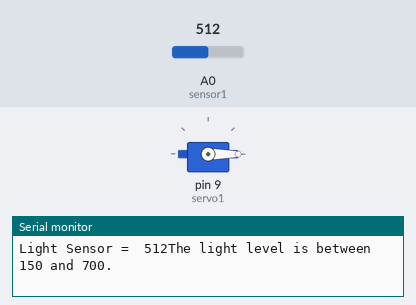
The sketch below on a simulated Arduino Uno, built with avr-gcc and run on an emulated ATmega328P. On the bench: servo, the last lines printed to the serial monitor. The test bench sets the inputs (shaded band); at power-on: A0 (sensor1) = 512.

Above: at 1.2 s.
1.3 s: A0 (sensor1) set to 160
4.3 s: A0 (sensor1) set to 136
At 5.6 s:
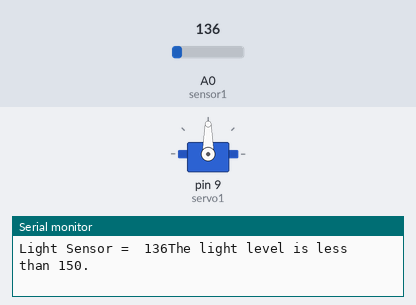
Timing chart, 0 to 7.3 s (numbered marks = the images above; inputs shaded):
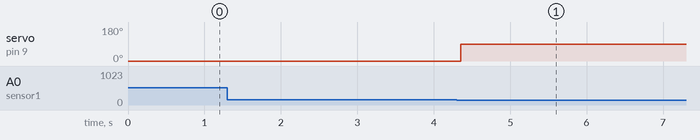

Measured:
- the behaviour switches between 150 and 149 on A0 (sensor1) (found by bisection; images 0 and 1)
- after the input at 4.3 s, servo on pin 9 (servo1): 0° → 90° after 0.05 s

The sketch:

servo_motor_thing.ino
```cpp
//By Matthew Wong
//7/17/2018
//Module #8

#include <Servo.h>

Servo servo1;
const int sensor1 = A0;

void setup() {
  // put your setup code here, to run once:
   servo1.attach(9);
   Serial.begin(9600);
   Serial.println("#####     Light Sensor ########");
   pinMode(sensor1, INPUT);

}

void loop() {
  // put your main code here, to run repeatedly:
  int sensorState;
  int sensorValue = analogRead(sensor1);
  Serial.print("Light Sensor =  ");
  Serial.print(sensorValue);
  //delay(200);

sensorState = analogRead(sensor1);

if (sensorState < 150){
  servo1.write(90);
  Serial.println("The light level is less than 150.");
}

else if (sensorState > 150 && sensorState < 700){
 servo1.write(-180) ;
 Serial.println("The light level is between 150 and 700.");
}

else{
  Serial.println("The light level is either too high or too low!");
}
}
/*
 servo1.write(90);
  delay(1000);
  servo1.write(180);
  delay(1000);
  servo1.write(0);
  delay(1000);
*/
```
